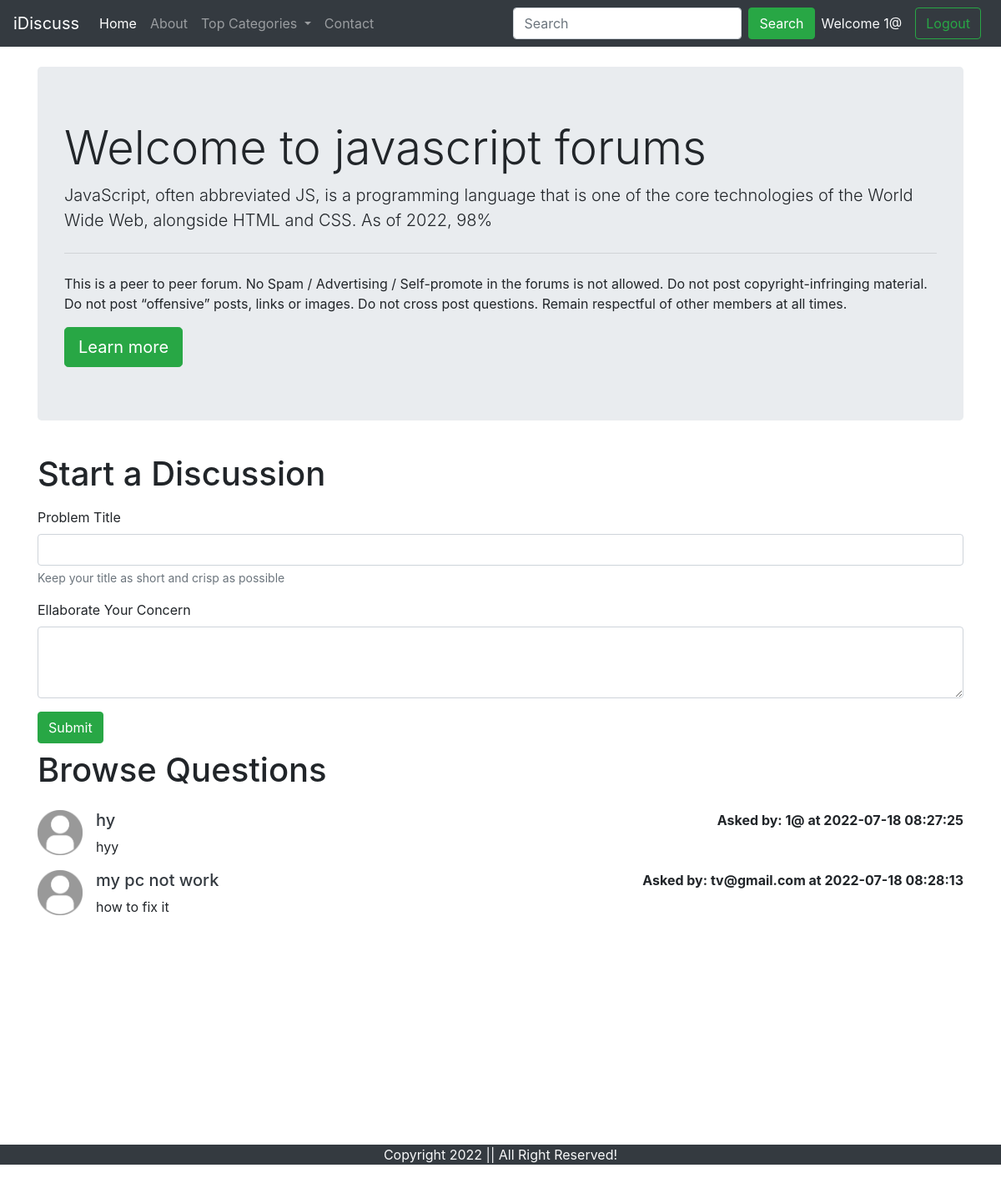
The app's page /threadlist.php?catid=1 (signed in) with its own data.
### tables this page shows
CREATE TABLE `categories` (
  `category_id` int(8) NOT NULL,
  `category_name` varchar(255) NOT NULL,
  `category_description` varchar(255) NOT NULL,
  `created` datetime NOT NULL DEFAULT current_timestamp()
);

CREATE TABLE `threads` (
  `thread_id` int(7) NOT NULL,
  `thread_title` varchar(255) NOT NULL,
  `thread_desc` text NOT NULL,
  `thread_cat_id` int(7) NOT NULL,
  `thread_user_id` int(7) NOT NULL,
  `timestamp` datetime NOT NULL
);

CREATE TABLE `users` (
  `sno` int(11) NOT NULL,
  `user_email` varchar(30) NOT NULL,
  `user_pass` varchar(255) NOT NULL,
  `timestamp` datetime NOT NULL DEFAULT current_timestamp()
);

### threadlist.php (the view, shortened to what this page needs)
<!doctype html>
<html lang="en">
<head>
    <link rel="stylesheet" href="https://stackpath.bootstrapcdn.com/bootstrap/4.5.0/css/bootstrap.min.css"
>
</head>
<body>
    <?php include 'partials/dbconnect.php';?>
    <?php include 'partials/header.php';?>
    <?php
    $id = $_GET['catid'];
    $sql = "SELECT * FROM `categories` WHERE category_id=$id";
    $result = mysqli_query($data, $sql);
    while($row = mysqli_fetch_assoc($result)){
        $catname = $row['category_name'];
        $catdesc = $row['category_description'];
    }
    ?>
    <div class="container my-4">
        <div class="jumbotron">
            <h1 class="display-4">Welcome to <?php echo $catname;?> forums</h1>
            <p class="lead"> <?php echo $catdesc;?></p>
            <hr class="my-4">
            <p>This is a peer to peer forum. No Spam / Advertising / Self-promote in the forums is not allowed. Do not
                post copyright-infringing material. Do not post “offensive” posts, links or images. Do not cross post
                questions. Remain respectful of other members at all times.</p>
            <a class="btn btn-success btn-lg" href="#" role="button">Learn more</a>
        </div>
    </div>
    <?php
    if(isset($_SESSION['loggedin']) && $_SESSION['loggedin']==true){
    echo '<div class="container">
            <h1 class="py-2">Start a Discussion</h1>
            <form action="'. $_SERVER["REQUEST_URI"] . '" method="post">
                <div class="form-group">
                    <label for="exampleInputEmail1">Problem Title</label>
                    <input type="text" class="form-control" id="title" name="title" aria-describedby="emailHelp">
                    <small id="emailHelp" class="form-text text-muted">Keep your title as short and crisp as
                        possible</small>
                </div>
                <input type="hidden" name="sno" value="'. $_SESSION["sno"]. '">
                <div class="form-group">
                    <label for="exampleFormControlTextarea1">Ellaborate Your Concern</label>
                    <textarea class="form-control" id="desc" name="desc" rows="3"></textarea>
                </div>
                <button type="submit" class="btn btn-success">Submit</button>
            </form>
        </div>';
    }
    ?>
    <div class="container mb-5" id="ques">
        <h1 class="py-2">Browse Questions</h1>
    <?php
    $id = $_GET['catid'];
    $sql = "SELECT * FROM `threads` WHERE thread_cat_id=$id";
    $result = mysqli_query($data, $sql);
    while($row = mysqli_fetch_assoc($result)){
        $id = $row['thread_id'];
        $title = $row['thread_title'];
        $desc = $row['thread_desc'];
        $thread_time = $row['timestamp'];
        $thread_user_id = $row['thread_user_id'];
        $sql2 = "SELECT user_email FROM `users` WHERE sno='$thread_user_id'";
        $result2 = mysqli_query($data, $sql2);
        $row2 = mysqli_fetch_assoc($result2);
        echo '<div class="media my-3">
            <img src="img/users.png" width="54px" class="mr-3" alt="...">
            <div class="media-body">'.
             '<h5 class="mt-0"> <a class="text-dark" href="thread.php?threadid=' . $id. '">'. $title . ' </a></h5>
                '. $desc . ' </div>'.'<div class="font-weight-bold my-0"> Asked by: '. $row2['user_email'] . ' at '. $thread_time. '</div>'.
        '</div>';
        }
    ?>
    </div>
    <?php include 'partials/footer.php';?>
</body>
</html>

### threadlist.php (style rules this page uses)
#ques { min-height: 433px; }

### records on screen
categories: category_name "javascript", category_description "JavaScript, often abbreviated JS, is a programming language that is one of the core technologies of the World Wide Web, alongside HTML and CSS. As of 2022, 98%"
threads: thread_title "hy", thread_desc "hyy", users.user_email "1@", timestamp "2022-07-18 08:27:25"
threads: thread_title "my pc not work", thread_desc "how to fix it", users.user_email "tv@gmail.com", timestamp "2022-07-18 08:28:13"

### other values on screen
$_SESSION['useremail'] "1@"
